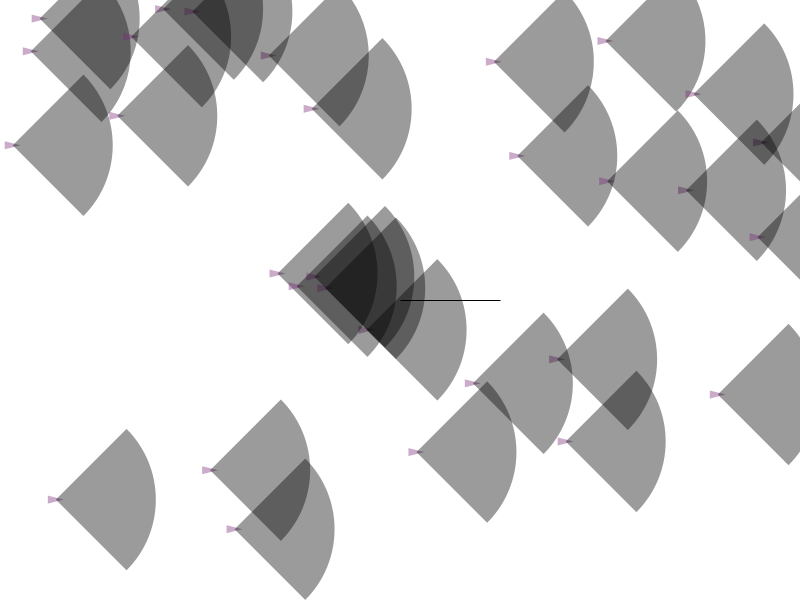
Frame 1 (no input)
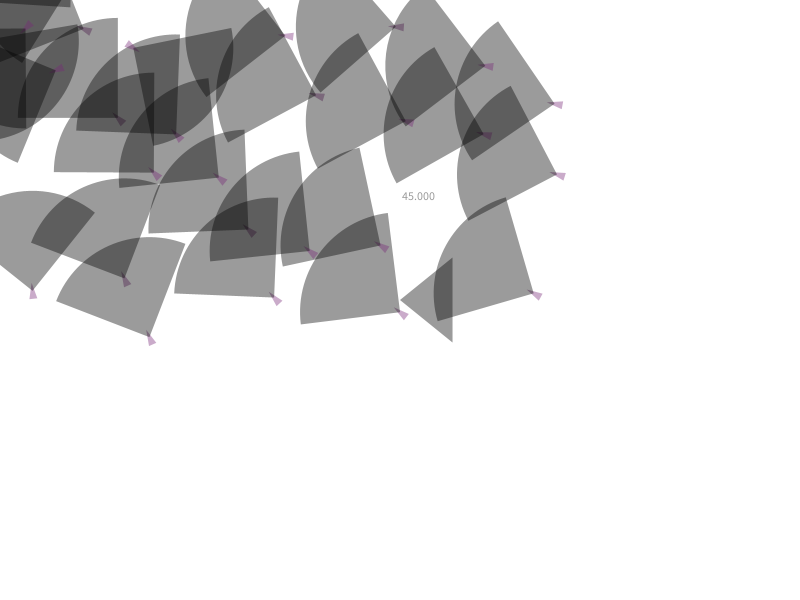
Frame 60 (the mouse pressed at the canvas centre just before this capture)
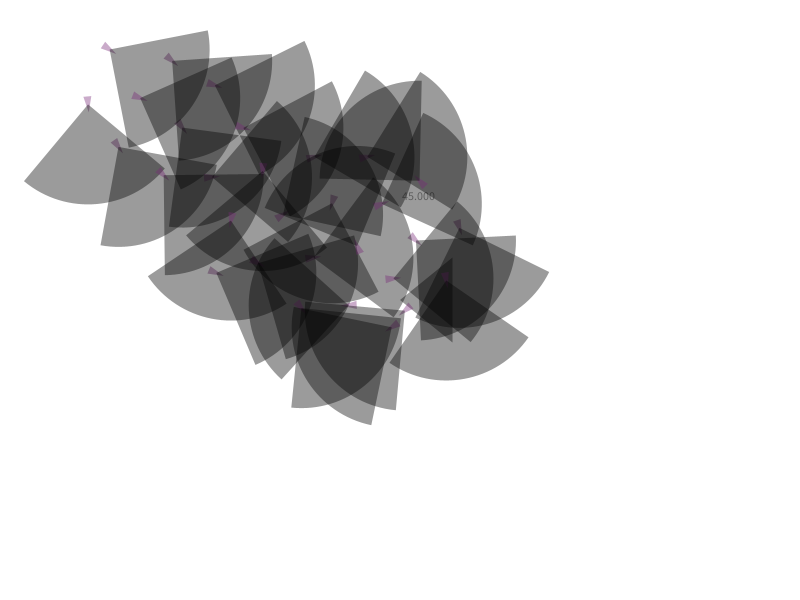
Frame 120 (the mouse held since frame 60 and released just before this capture)

The Processing sketch that drew these frames (run headless with seeded random() and noise(); from frame 60 on, the mouse is pressed at the canvas centre):

// Processing sketch: PeripheralVision
// ── PeripheralVision.pde
ArrayList<Boid> boids;
float noise;
float i;
float theta=0;
  
void setup(){
  size(800,600);
  background(255);
  boids = new ArrayList<Boid>();
  for(int i = 0; i<30; i++)
    boids.add(new Boid(random(width), random(height)));
  i=random(1);
  noise = noise(i);
}

void draw(){
  background(255);
  
  float r=100;
  beginShape();
  vertex(width/2+r*cos(theta), height/2- r*sin(theta)/2);
  vertex(width/2, height/2);
  vertex(width/2+r*cos(theta), height/2+ r*sin(theta)/2);
  endShape(CLOSE);
  text(theta, width/2, height/3);
  theta=45;
  for(Boid b : boids){
    b.run();
    b.flock(boids, noise);
  }
  i+=.01;
  
}
// ── Vehicle.pde
class Boid{
  PVector loc;
  PVector vel;
  PVector acc;
  float r;
  float maxspeed;
  float maxforce;
  
    Boid(float x, float y){
      loc = new PVector (x,y);
      vel = new PVector(0,0);
      acc = new PVector (0,0);
      r = 4;
      maxspeed = 4;
      maxforce = .2;
    }
    
    void run(){
      update();
      display();
    }
    
    void update(){
      vel.add(acc);
      vel.limit(maxspeed);
      loc.add(vel);
      acc.mult(0);
      
    }
    
    void display(){
    float theta = vel.heading() + HALF_PI;
    noStroke();
    fill(120,40,120,100);
    pushMatrix();
    translate(loc.x,loc.y);
    rotate(theta);
    beginShape(); 
    vertex(0, -r*2);
    vertex(-r, r*2);
    vertex(r, r*2);
    endShape(CLOSE);
    popMatrix();
    }
    
    void flock(ArrayList<Boid> boids, float noise){
      float sightDistance = 100;
      float periphery = PI/4;
        
      PVector separate = separate(boids);
      PVector align = align(boids);
      PVector gather = gather(boids);
      PVector seek = seek(new PVector(mouseX,mouseY));
     
      
      for(Boid other : boids){
        PVector comparison = PVector.sub(other.loc,loc);
        float d = PVector.dist(loc, other.loc);
        float diff = PVector.angleBetween(comparison, vel);
        
        if(diff < periphery && d > 0 && d < sightDistance){
                applyForce(align);
                separate.mult(1+noise);
                applyForce(separate);
                
                
        }
      }///end view 
      
        seek.mult(1+noise);
        applyForce(seek);
      
       float currentHeading = vel.heading();
    pushMatrix();
    translate(loc.x, loc.y);
    rotate(currentHeading);
    fill(0, 100);
    arc(0, 0, sightDistance*2, sightDistance*2, -periphery, periphery);
    popMatrix();
    }
    
    void applyForce(PVector force){
      //PVector f = PVector.div(force, r);
      acc.add(force);
    }
    
    PVector seek(PVector target){
    PVector desired = PVector.sub(target, loc);
    desired.normalize();
    desired.mult(maxspeed);
    PVector steer = PVector.sub(desired, vel);
    steer.limit(maxforce);
    return steer;
    }
    

    PVector separate(ArrayList<Boid> blist){
        float desiredseparation = 50;
        PVector sum = new PVector();
        int count = 0;
        
        for(Boid other : blist){
          float d = PVector.dist(loc,other.loc);
          if((d>0) && (d<desiredseparation)){
            PVector diff = PVector.sub(loc, other.loc);
            diff.normalize();
            sum.add(diff);
            count++;
        } 
          
    }
    if(count > 0){
      sum.div(count);
      sum.setMag(maxspeed);
      PVector steer  = PVector.sub(sum,vel);
      steer.limit(maxforce);
      return steer;
    }
    else
      return new PVector(0,0);
   }
   
   PVector gather(ArrayList<Boid> blist){
        float desiredseparation = 50;
        PVector sum = new PVector();
        int count = 0;
        
        for(Boid other : blist){
          float d = PVector.dist(loc,other.loc);
          if((d>0) && (d<desiredseparation)){
            PVector diff = PVector.sub(other.loc, loc);
            diff.normalize();
            sum.add(diff);
            count++;
        } 
          
    }
    if(count > 0){
      sum.div(count);
      sum.setMag(maxspeed);
      PVector steer  = PVector.sub(sum,vel);
      steer.limit(maxforce);
      return steer;
    }
    else
      return new PVector(0,0);
   }
  
  
    PVector align(ArrayList<Boid> boids){
      float neighborDistance = 20;
      int count = 0;
      PVector sum = new PVector(0,0);
      for(Boid other : boids){
        float actualDistance = PVector.dist(other.loc,loc);
        if( actualDistance>0 && actualDistance<neighborDistance){
        sum.add(other.vel);
        count++;
        }
        
      }
      if(count>0){
      sum.div(count);
      sum.normalize();
      sum.mult(maxspeed);
      PVector steer = PVector.sub(sum,vel);
      steer.limit(maxforce);
      return steer;
      }
      else 
        return new PVector(0,0);
      
    }

}
